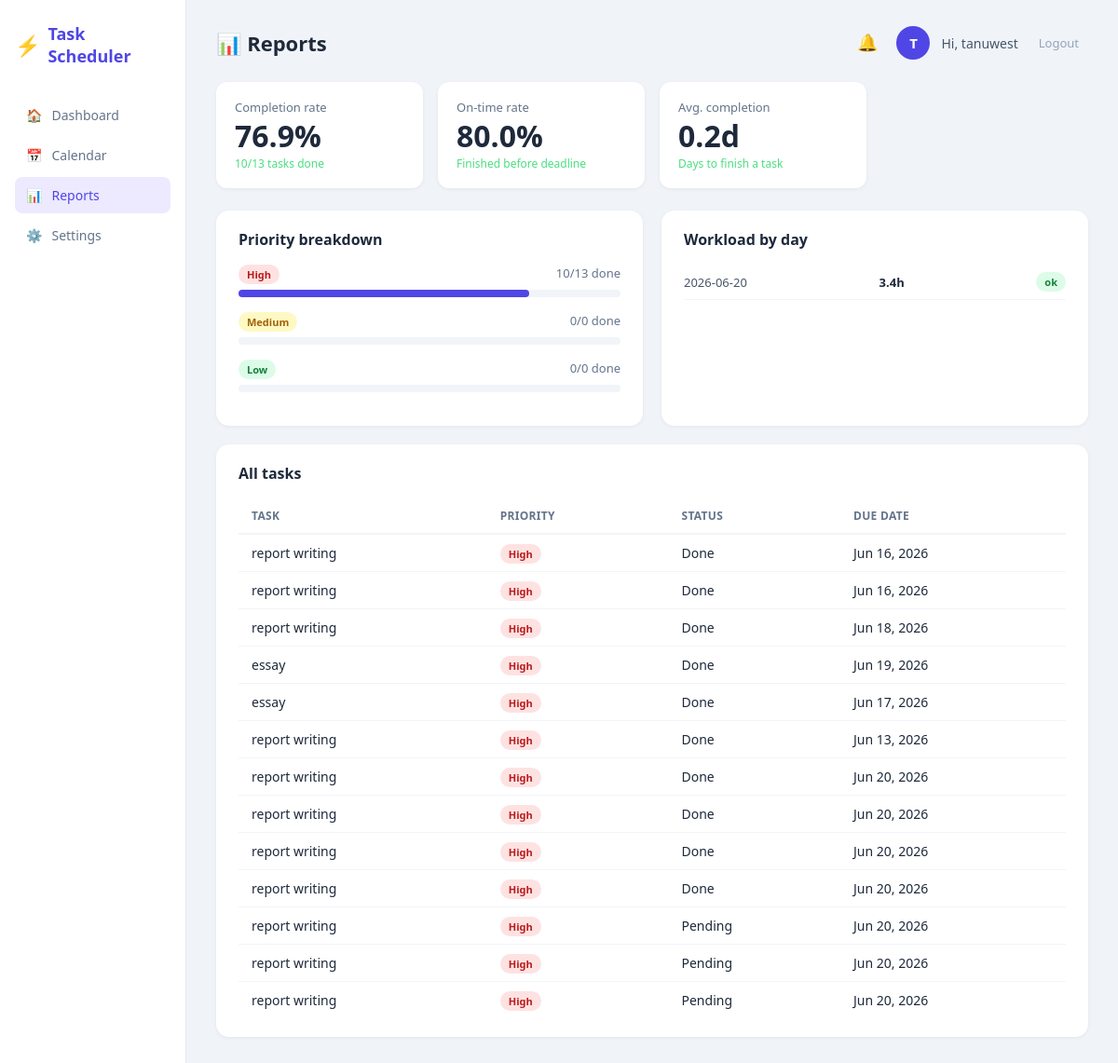
Screenshot of /reports (signed in) with the database file from the repository.
### models.py (models this page shows)
class User(UserMixin, db.Model):
    id = db.Column(db.Integer, primary_key=True)
    username = db.Column(db.String(80), unique=True, nullable=False)
    email = db.Column(db.String(120), unique=True, nullable=False)
    password = db.Column(db.String(200), nullable=False)
    tasks = db.relationship('Task', backref='user', lazy=True)

class Task(db.Model):
    id = db.Column(db.Integer, primary_key=True)
    title = db.Column(db.String(200), nullable=False)
    description = db.Column(db.Text, default='')
    priority = db.Column(db.String(10), default='Medium')
    status = db.Column(db.String(20), default='Pending')
    due_date = db.Column(db.DateTime, nullable=True)
    deadline_time = db.Column(db.String(10), default='')
    start_time = db.Column(db.String(10), default='')
    end_time = db.Column(db.String(10), default='')
    created_at = db.Column(db.DateTime, default=datetime.utcnow)
    completed_at = db.Column(db.DateTime, nullable=True)
    is_recurring = db.Column(db.Boolean, default=False)
    recur_type = db.Column(db.String(20), default='')
    user_id = db.Column(db.Integer, db.ForeignKey('user.id'), nullable=False)

### routes.py (the view)
@main.route('/reports')
@login_required
def reports():
    tasks = Task.query.filter_by(user_id=current_user.id).all()
    stats = get_productivity_stats(tasks)
    workload = analyze_workload(tasks)
    return render_template('reports.html', tasks=tasks, stats=stats, workload=workload)

### app.py (called while the page is built)
@login_manager.user_loader
def load_user(user_id):
    return User.query.get(int(user_id))

### scheduler.py (called while the page is built)
def calculate_duration_minutes(start_time, end_time):
    try:
        sh, sm = map(int, start_time.split(':'))
        eh, em = map(int, end_time.split(':'))
        return (eh * 60 + em) - (sh * 60 + sm)
    except:
        return 60

def analyze_workload(tasks):
    from collections import defaultdict
    day_load = defaultdict(int)
    for task in tasks:
        if task.status == 'Done':
            continue
        if task.due_date:
            date_str = task.due_date.strftime('%Y-%m-%d')
            duration = calculate_duration_minutes(task.start_time, task.end_time)
            day_load[date_str] += duration
    result = {}
    for date_str, total_mins in day_load.items():
        if total_mins > 480:
            status = 'danger'
        elif total_mins > 300:
            status = 'warning'
        else:
            status = 'ok'
        result[date_str] = {
            'total_minutes': total_mins,
            'total_hours': round(total_mins / 60, 1),
            'status': status
        }
    return result

### templates/reports.html
{% extends "base.html" %}
{% block page_title %}📊 Reports{% endblock %}
{% block content %}
<div class="stats-row">
  <div class="stat-card">
    <div class="stat-label">Completion rate</div>
    <div class="stat-value">{{ stats.completion_rate }}%</div>
    <div class="stat-sub">{{ stats.completed }}/{{ stats.total }} tasks done</div>
  </div>
  <div class="stat-card">
    <div class="stat-label">On-time rate</div>
    <div class="stat-value">{{ stats.on_time_rate }}%</div>
    <div class="stat-sub">Finished before deadline</div>
  </div>
  <div class="stat-card">
    <div class="stat-label">Avg. completion</div>
    <div class="stat-value">{{ stats.avg_completion_days }}d</div>
    <div class="stat-sub">Days to finish a task</div>
  </div>
</div>
<div class="two-col">
  <div class="card">
    <div class="card-header"><h2>Priority breakdown</h2></div>
    {% for level in ['High', 'Medium', 'Low'] %}
    <div style="margin-bottom:16px">
      <div style="display:flex;justify-content:space-between;margin-bottom:6px">
        <span class="badge badge-{{ level.lower() }}">{{ level }}</span>
        <span style="font-size:13px;color:#64748b">
          {{ stats.priority_done[level] }}/{{ stats.priority_total[level] }} done
        </span>
      </div>
      <div style="background:#f1f5f9;border-radius:8px;height:8px">
        {% if stats.priority_total[level] > 0 %}
          {% set pct = (stats.priority_done[level] / stats.priority_total[level] * 100)|int %}
        {% else %}
          {% set pct = 0 %}
        {% endif %}
        <div style="background:#4f46e5;width:{{ pct }}%;height:8px;border-radius:8px"></div>
      </div>
    </div>
    {% endfor %}
  </div>
  <div class="card">
    <div class="card-header"><h2>Workload by day</h2></div>
    {% if workload %}
      {% for date, info in workload.items()|sort %}
      <div style="display:flex;align-items:center;justify-content:space-between;padding:8px 0;border-bottom:1px solid #f1f5f9">
        <span style="font-size:13px;color:#475569">{{ date }}</span>
        <span style="font-size:13px;font-weight:600">{{ info.total_hours }}h</span>
        <span class="badge
          {% if info.status == 'danger' %}badge-high
          {% elif info.status == 'warning' %}badge-medium
          {% else %}badge-low{% endif %}">
          {{ info.status }}
        </span>
      </div>
      {% endfor %}
    {% else %}
      <p class="empty-state">No scheduled tasks yet</p>
    {% endif %}
  </div>
</div>
<div class="card" style="margin-top:20px">
  <div class="card-header"><h2>All tasks</h2></div>
  <table class="report-table">
    <thead>
      <tr>
        <th>Task</th>
        <th>Priority</th>
        <th>Status</th>
        <th>Due date</th>
      </tr>
    </thead>
    <tbody>
    {% for task in tasks %}
    <tr>
      <td>{{ task.title }}</td>
      <td><span class="badge badge-{{ task.priority.lower() }}">{{ task.priority }}</span></td>
      <td>{{ task.status }}</td>
      <td>{{ task.due_date.strftime('%b %d, %Y') if task.due_date else '—' }}</td>
    </tr>
    {% endfor %}
    </tbody>
  </table>
</div>
{% endblock %}

### templates/base.html (shortened to what this page needs)
<!DOCTYPE html>
<html lang="en">
<head>
  <link rel="stylesheet" href="{{ url_for('static', filename='style.css') }}"/>
</head>
<body>
  <div class="app-wrapper">
    <aside class="sidebar">
      <div class="logo">
        <span class="logo-icon">⚡</span>
        <span class="logo-text">Task Scheduler</span>
      </div>
      <nav>
        <a href="{{ url_for('main.dashboard') }}" class="nav-link {% if request.endpoint == 'main.dashboard' %}active{% endif %}">
          <span>🏠</span> Dashboard
        </a>
        <a href="{{ url_for('main.calendar') }}" class="nav-link {% if request.endpoint == 'main.calendar' %}active{% endif %}">
          <span>📅</span> Calendar
        </a>
        <a href="{{ url_for('main.reports') }}" class="nav-link {% if request.endpoint == 'main.reports' %}active{% endif %}">
          <span>📊</span> Reports
        </a>
        <a href="{{ url_for('main.settings') }}" class="nav-link {% if request.endpoint == 'main.settings' %}active{% endif %}">
  <span>⚙️</span> Settings
</a>
      </nav>
    </aside>
    <main class="main-content">
      <div class="topbar">
        <h1 class="page-title">{% block page_title %}Dashboard{% endblock %}</h1>
        <div class="topbar-right">
          <div class="notif-wrapper">
            <button class="btn-icon notif-bell" onclick="toggleNotifPanel()" id="notif-btn">
              🔔
            </button>
          </div>
          <div class="user-avatar">{{ current_user.username[0].upper() }}</div>
          <span class="username">Hi, {{ current_user.username }}</span>
          <a href="{{ url_for('auth.logout') }}" class="btn-logout">Logout</a>
        </div>
      </div>
      {% block content %}{% endblock %}
    </main>
  </div>
</body>
</html>

### static/style.css (style rules this page uses)
*, *::before, *::after { box-sizing: border-box; margin: 0; padding: 0; }
body { font-family: 'Segoe UI', system-ui, sans-serif; background: #f0f4f8; color: #1e293b; min-height: 100vh; }
.app-wrapper { display: flex; min-height: 100vh; }
.sidebar { width: 200px; min-height: 100vh; background: #ffffff; border-right: 1px solid #e2e8f0; padding: 24px 16px; display: flex; flex-direction: column; gap: 32px; position: fixed; top: 0; left: 0; bottom: 0; z-index: 100; }
.logo { display: flex; align-items: center; gap: 8px; font-weight: 700; font-size: 18px; color: #4f46e5; text-decoration: none; }
.logo-icon { font-size: 22px; }
.logo-text { font-weight: 700; color: #4f46e5; }
nav { display: flex; flex-direction: column; gap: 4px; }
.nav-link { display: flex; align-items: center; gap: 10px; padding: 10px 12px; border-radius: 8px; color: #64748b; text-decoration: none; font-size: 14px; font-weight: 500; transition: background 0.15s, color 0.15s; }
.nav-link.active { background: #ede9fe; color: #4f46e5; }
.main-content { margin-left: 200px; padding: 28px 32px; flex: 1; min-height: 100vh; }
.topbar { display: flex; align-items: center; justify-content: space-between; margin-bottom: 24px; }
.page-title { font-size: 22px; font-weight: 700; color: #1e293b; }
.topbar-right { display: flex; align-items: center; gap: 12px; }
.user-avatar { width: 36px; height: 36px; border-radius: 50%; background: #4f46e5; color: #ffffff; display: flex; align-items: center; justify-content: center; font-weight: 700; font-size: 15px; flex-shrink: 0; }
.username { font-size: 14px; color: #475569; }
.btn-logout { font-size: 13px; color: #94a3b8; text-decoration: none; padding: 6px 10px; border-radius: 6px; transition: color 0.15s; }
.btn-icon { background: none; border: none; font-size: 18px; cursor: pointer; padding: 4px 8px; border-radius: 6px; transition: background 0.15s; }
.stats-row { display: grid; grid-template-columns: repeat(4, 1fr); gap: 16px; margin-bottom: 24px; }
.stat-card { background: #ffffff; border-radius: 12px; padding: 18px 20px; box-shadow: 0 1px 4px rgba(0, 0, 0, 0.06); }
.stat-label { font-size: 13px; color: #64748b; margin-bottom: 4px; }
.stat-value { font-size: 32px; font-weight: 700; color: #1e293b; line-height: 1.1; }
.stat-sub { font-size: 12px; color: #4ade80; margin-top: 4px; }
.card { background: #ffffff; border-radius: 14px; padding: 20px 24px; box-shadow: 0 1px 4px rgba(0, 0, 0, 0.06); }
.card-header { display: flex; align-items: center; justify-content: space-between; margin-bottom: 16px; }
.card-header h2 { font-size: 16px; font-weight: 700; color: #1e293b; }
.two-col { display: grid; grid-template-columns: 1fr 1fr; gap: 20px; }
.badge { font-size: 11px; font-weight: 700; padding: 3px 9px; border-radius: 20px; white-space: nowrap; flex-shrink: 0; }
.badge-high { background: #fee2e2; color: #b91c1c; }
.badge-medium { background: #fef9c3; color: #a16207; }
.badge-low { background: #dcfce7; color: #15803d; }
.report-table { width: 100%; border-collapse: collapse; margin-top: 8px; }
.report-table th { padding: 10px 14px; text-align: left; border-bottom: 2px solid #f1f5f9; color: #64748b; font-weight: 600; font-size: 12px; text-transform: uppercase; letter-spacing: 0.3px; }
.report-table td { padding: 10px 14px; text-align: left; border-bottom: 1px solid #f1f5f9; font-size: 14px; color: #1e293b; }
.report-table tr:last-child td { border-bottom: none; }
.notif-wrapper { position: relative; }
.notif-bell { position: relative; font-size: 18px; }

### rows the page displays
User: username "T", username "tanuwest"
Task: title "report writing", priority "High", status "Done", due_date "Jun 16, 2026"
Task: title "report writing", priority "High", status "Done", due_date "Jun 16, 2026"
Task: title "report writing", priority "High", status "Done", due_date "Jun 18, 2026"
Task: title "essay", priority "High", status "Done", due_date "Jun 19, 2026"
Task: title "essay", priority "High", status "Done", due_date "Jun 17, 2026"
Task: title "report writing", priority "High", status "Done", due_date "Jun 13, 2026"
Task: title "report writing", priority "High", status "Done", due_date "Jun 20, 2026"
Task: title "report writing", priority "High", status "Done", due_date "Jun 20, 2026"
Task: title "report writing", priority "High", status "Done", due_date "Jun 20, 2026"
Task: title "report writing", priority "High", status "Done", due_date "Jun 20, 2026"
Task: title "report writing", priority "High", status "Pending", due_date "Jun 20, 2026"
Task: title "report writing", priority "High", status "Pending", due_date "Jun 20, 2026"
Task: title "report writing", priority "High", status "Pending", due_date "Jun 20, 2026"

### other values shown
{{ stats.completion_rate }} "76.9"
{{ stats.completed }} "10"
{{ stats.total }} "13"
{{ stats.on_time_rate }} "80.0"
{{ stats.avg_completion_days }} "0.2"
{{ level }} "High" "Medium" "Low"
{{ stats.priority_done[level] }} "10" "0" "0"
{{ stats.priority_total[level] }} "13" "0" "0"
{{ date }} "2026-06-20"
{{ info.total_hours }} "3.4"
{{ info.status }} "ok"
